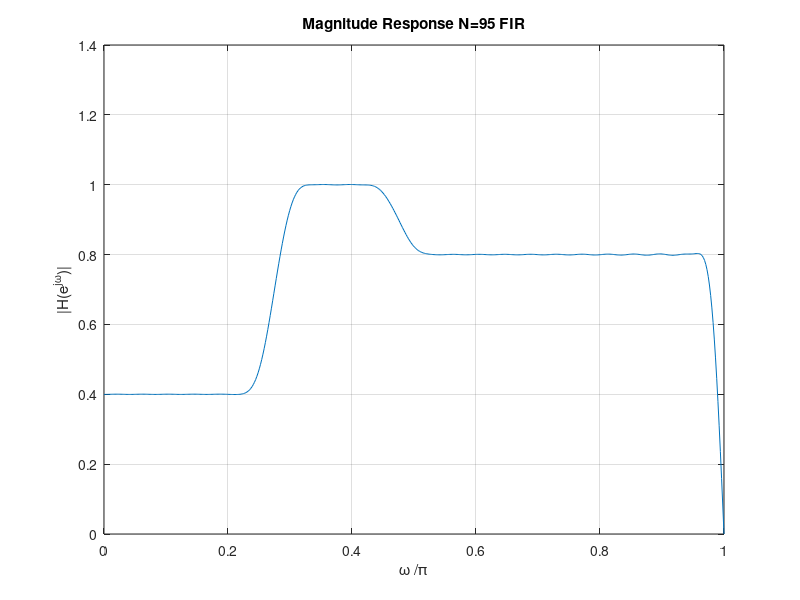

The MATLAB script that drew this image:
% Q7.25
% Use fir2 to design FIR filter N=95
% Brian R. Greene
clc
clear
% Input parameters
N = 95;
a = [0.4 0.4 1.0 1.0 0.8 0.8];
f = [0 0.25 0.3 0.45 0.5 1.0];
% filter
h = fir2(N, f, a);
% magnitude response
w = 0:pi/511:pi;
H = freqz(h, 1, w);
% plot magnitude response
figure(1);
clf
plot(w/pi, abs(H))
grid on
xlabel('\omega /\pi')
ylabel('|H(e^{j\omega})|')
title('Magnitude Response N=95 FIR')
